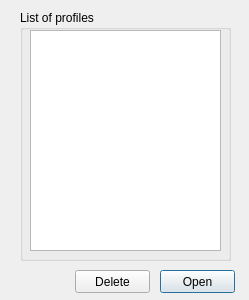
<?xml version="1.0" encoding="UTF-8"?>
<ui version="4.0">
 <class>dlg_profile_list</class>
 <widget class="QDialog" name="dlg_profile_list">
  <property name="geometry">
   <rect>
    <x>0</x>
    <y>0</y>
    <width>249</width>
    <height>300</height>
   </rect>
  </property>
  <property name="windowTitle">
   <string>Load profiles</string>
  </property>
  <widget class="QPushButton" name="btn_open">
   <property name="geometry">
    <rect>
     <x>160</x>
     <y>270</y>
     <width>75</width>
     <height>23</height>
    </rect>
   </property>
   <property name="text">
    <string>Open</string>
   </property>
  </widget>
  <widget class="QGroupBox" name="groupBox_2">
   <property name="geometry">
    <rect>
     <x>20</x>
     <y>10</y>
     <width>211</width>
     <height>251</height>
    </rect>
   </property>
   <property name="title">
    <string>List of profiles</string>
   </property>
   <widget class="QListWidget" name="tbl_profiles">
    <property name="geometry">
     <rect>
      <x>10</x>
      <y>20</y>
      <width>191</width>
      <height>221</height>
     </rect>
    </property>
   </widget>
  </widget>
  <widget class="QPushButton" name="btn_delete_profile">
   <property name="geometry">
    <rect>
     <x>75</x>
     <y>270</y>
     <width>75</width>
     <height>23</height>
    </rect>
   </property>
   <property name="text">
    <string>Delete</string>
   </property>
  </widget>
 </widget>
 <resources/>
 <connections/>
</ui>
